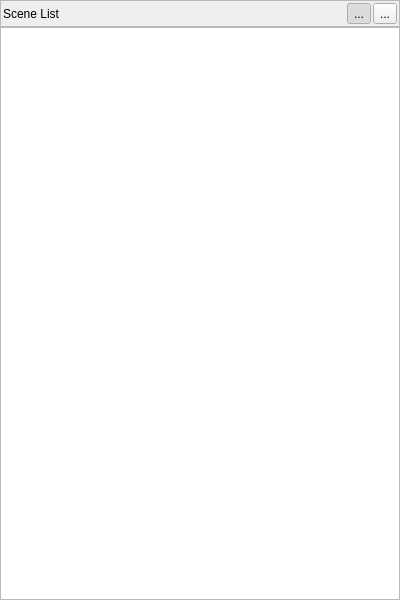
<?xml version="1.0" encoding="UTF-8"?>
<ui version="4.0">
 <class>SceneListWidget</class>
 <widget class="QWidget" name="SceneListWidget">
  <property name="geometry">
   <rect>
    <x>0</x>
    <y>0</y>
    <width>400</width>
    <height>600</height>
   </rect>
  </property>
  <property name="windowTitle">
   <string>SceneListWidget</string>
  </property>
  <layout class="QGridLayout" name="gridLayout">
   <property name="leftMargin">
    <number>0</number>
   </property>
   <property name="topMargin">
    <number>0</number>
   </property>
   <property name="rightMargin">
    <number>0</number>
   </property>
   <property name="bottomMargin">
    <number>0</number>
   </property>
   <property name="verticalSpacing">
    <number>0</number>
   </property>
   <item row="1" column="0">
    <widget class="QListView" name="listView">
     <property name="editTriggers">
      <set>QAbstractItemView::NoEditTriggers</set>
     </property>
    </widget>
   </item>
   <item row="0" column="0">
    <widget class="QFrame" name="titleFrame">
     <property name="frameShape">
      <enum>QFrame::StyledPanel</enum>
     </property>
     <property name="frameShadow">
      <enum>QFrame::Sunken</enum>
     </property>
     <layout class="QHBoxLayout" name="horizontalLayout">
      <property name="spacing">
       <number>2</number>
      </property>
      <property name="leftMargin">
       <number>2</number>
      </property>
      <property name="topMargin">
       <number>2</number>
      </property>
      <property name="rightMargin">
       <number>2</number>
      </property>
      <property name="bottomMargin">
       <number>2</number>
      </property>
      <item>
       <widget class="QLabel" name="titleLabel">
        <property name="text">
         <string>Scene List</string>
        </property>
       </widget>
      </item>
      <item>
       <widget class="QToolButton" name="single">
        <property name="text">
         <string>...</string>
        </property>
        <property name="icon">
         <iconset resource="Thoth.qrc">
          <normaloff>:/Thoth/Resources/icons/ic_filter_1_black_36dp.png</normaloff>:/Thoth/Resources/icons/ic_filter_1_black_36dp.png</iconset>
        </property>
        <property name="iconSize">
         <size>
          <width>16</width>
          <height>16</height>
         </size>
        </property>
        <property name="checkable">
         <bool>true</bool>
        </property>
        <property name="checked">
         <bool>true</bool>
        </property>
       </widget>
      </item>
      <item>
       <widget class="QToolButton" name="open">
        <property name="text">
         <string>...</string>
        </property>
        <property name="icon">
         <iconset resource="Thoth.qrc">
          <normaloff>:/Thoth/Resources/icons/outline_folder_open_black_36dp.png</normaloff>:/Thoth/Resources/icons/outline_folder_open_black_36dp.png</iconset>
        </property>
        <property name="iconSize">
         <size>
          <width>16</width>
          <height>16</height>
         </size>
        </property>
       </widget>
      </item>
     </layout>
    </widget>
   </item>
  </layout>
 </widget>
 <layoutdefault spacing="6" margin="11"/>
 <resources>
  <include location="Thoth.qrc"/>
 </resources>
 <connections/>
</ui>
